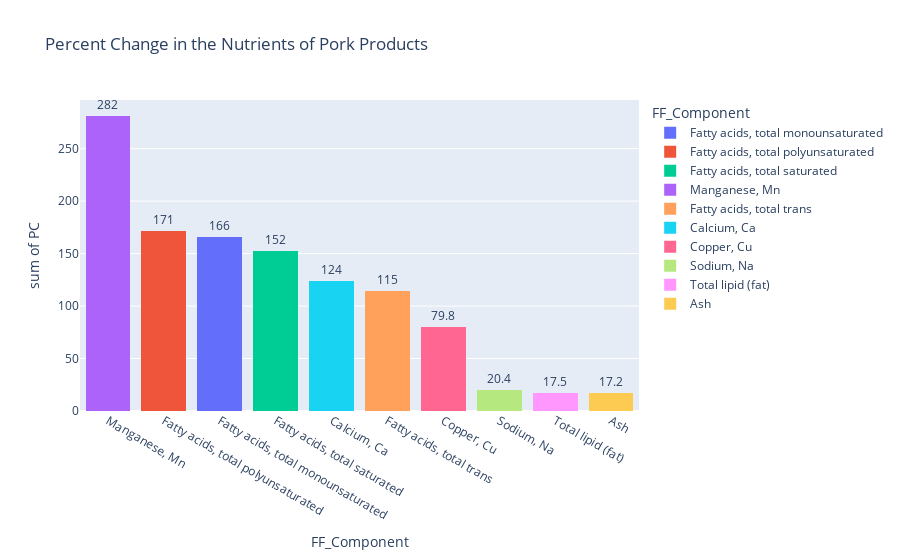

The cell this chart's notebook holds for it:
### Markdown cell above
# Pork Products

### Code cell
# Fruits and Fruit Juices
import pandas as pd
import plotly.express as px
csv = pd.read_csv('FF_SR_ data.csv')
df = csv[['food_category_id','FF Food description','FF_Component','SR Mean per 100g','FF Mean per 100g']]
df = df[df['FF_Component'].str.contains('SFA') == False]
df["PC"] = abs((df["FF Mean per 100g"]-df["SR Mean per 100g"])/(df["SR Mean per 100g"])) * 100
PORK = df[df['food_category_id'] == 10]
PORK = PORK.sort_values(by="PC", ascending=False)
PORK = PORK[PORK['PC'] != 0]
PORK = PORK[PORK['SR Mean per 100g'] != 0]
topten = PORK[0:22]
fig = px.histogram(topten, y='PC', x='FF_Component', title='Percent Change in the Nutrients of Pork Products',text_auto='.3s', color = 'FF_Component')
fig.update_traces(textfont_size=12, textangle=0, textposition="outside", cliponaxis=False)
fig.update_layout(barmode='stack', xaxis={'categoryorder':'total descending'})
fig.show()

### Figure 1 — Plotly figure (JSON) as saved in the notebook; plotly's stock layout.template omitted (floating-point values rounded to 4 significant figures)
{"data": [{"alignmentgroup": "True", "bingroup": "x", "cliponaxis": false, "histfunc": "sum", "hovertemplate": "FF_Component=%{x}<br>sum of PC=%{y}<extra></extra>", "legendgroup": "Fatty acids, total monounsaturated", "marker": {"color": "#636efa", "pattern": {"shape": ""}}, "name": "Fatty acids, total monounsaturated", "offsetgroup": "Fatty acids, total monounsaturated", "orientation": "v", "showlegend": true, "textangle": 0, "textfont": {"size": 12}, "textposition": "outside", "texttemplate": "%{value:.3s}", "type": "histogram", "x": ["Fatty acids, total monounsaturated", "Fatty acids, total monounsaturated", "Fatty acids, total monounsaturated"], "xaxis": "x", "y": [112.0, 36.35, 17.62], "yaxis": "y"}, {"alignmentgroup": "True", "bingroup": "x", "cliponaxis": false, "histfunc": "sum", "hovertemplate": "FF_Component=%{x}<br>sum of PC=%{y}<extra></extra>", "legendgroup": "Fatty acids, total polyunsaturated", "marker": {"color": "#EF553B", "pattern": {"shape": ""}}, "name": "Fatty acids, total polyunsaturated", "offsetgroup": "Fatty acids, total polyunsaturated", "orientation": "v", "showlegend": true, "textangle": 0, "textfont": {"size": 12}, "textposition": "outside", "texttemplate": "%{value:.3s}", "type": "histogram", "x": ["Fatty acids, total polyunsaturated", "Fatty acids, total polyunsaturated", "Fatty acids, total polyunsaturated"], "xaxis": "x", "y": [111.8, 33.66, 25.71], "yaxis": "y"}, {"alignmentgroup": "True", "bingroup": "x", "cliponaxis": false, "histfunc": "sum", "hovertemplate": "FF_Component=%{x}<br>sum of PC=%{y}<extra></extra>", "legendgroup": "Fatty acids, total saturated", "marker": {"color": "#00cc96", "pattern": {"shape": ""}}, "name": "Fatty acids, total saturated", "offsetgroup": "Fatty acids, total saturated", "orientation": "v", "showlegend": true, "textangle": 0, "textfont": {"size": 12}, "textposition": "outside", "texttemplate": "%{value:.3s}", "type": "histogram", "x": ["Fatty acids, total saturated", "Fatty acids, total saturated", "Fatty acids, total saturated"], "xaxis": "x", "y": [105.6, 26.65, 20.17], "yaxis": "y"}, {"alignmentgroup": "True", "bingroup": "x", "cliponaxis": false, "histfunc": "sum", "hovertemplate": "FF_Component=%{x}<br>sum of PC=%{y}<extra></extra>", "legendgroup": "Manganese, Mn", "marker": {"color": "#ab63fa", "pattern": {"shape": ""}}, "name": "Manganese, Mn", "offsetgroup": "Manganese, Mn", "orientation": "v", "showlegend": true, "textangle": 0, "textfont": {"size": 12}, "textposition": "outside", "texttemplate": "%{value:.3s}", "type": "histogram", "x": ["Manganese, Mn", "Manganese, Mn", "Manganese, Mn"], "xaxis": "x", "y": [100, 100, 81.51], "yaxis": "y"}, {"alignmentgroup": "True", "bingroup": "x", "cliponaxis": false, "histfunc": "sum", "hovertemplate": "FF_Component=%{x}<br>sum of PC=%{y}<extra></extra>", "legendgroup": "Fatty acids, total trans", "marker": {"color": "#FFA15A", "pattern": {"shape": ""}}, "name": "Fatty acids, total trans", "offsetgroup": "Fatty acids, total trans", "orientation": "v", "showlegend": true, "textangle": 0, "textfont": {"size": 12}, "textposition": "outside", "texttemplate": "%{value:.3s}", "type": "histogram", "x": ["Fatty acids, total trans", "Fatty acids, total trans"], "xaxis": "x", "y": [72.22, 42.5], "yaxis": "y"}, {"alignmentgroup": "True", "bingroup": "x", "cliponaxis": false, "histfunc": "sum", "hovertemplate": "FF_Component=%{x}<br>sum of PC=%{y}<extra></extra>", "legendgroup": "Calcium, Ca", "marker": {"color": "#19d3f3", "pattern": {"shape": ""}}, "name": "Calcium, Ca", "offsetgroup": "Calcium, Ca", "orientation": "v", "showlegend": true, "textangle": 0, "textfont": {"size": 12}, "textposition": "outside", "texttemplate": "%{value:.3s}", "type": "histogram", "x": ["Calcium, Ca", "Calcium, Ca", "Calcium, Ca"], "xaxis": "x", "y": [58.16, 41.27, 24.53], "yaxis": "y"}, {"alignmentgroup": "True", "bingroup": "x", "cliponaxis": false, "histfunc": "sum", "hovertemplate": "FF_Component=%{x}<br>sum of PC=%{y}<extra></extra>", "legendgroup": "Copper, Cu", "marker": {"color": "#FF6692", "pattern": {"shape": ""}}, "name": "Copper, Cu", "offsetgroup": "Copper, Cu", "orientation": "v", "showlegend": true, "textangle": 0, "textfont": {"size": 12}, "textposition": "outside", "texttemplate": "%{value:.3s}", "type": "histogram", "x": ["Copper, Cu", "Copper, Cu"], "xaxis": "x", "y": [48.0, 31.79], "yaxis": "y"}, {"alignmentgroup": "True", "bingroup": "x", "cliponaxis": false, "histfunc": "sum", "hovertemplate": "FF_Component=%{x}<br>sum of PC=%{y}<extra></extra>", "legendgroup": "Sodium, Na", "marker": {"color": "#B6E880", "pattern": {"shape": ""}}, "name": "Sodium, Na", "offsetgroup": "Sodium, Na", "orientation": "v", "showlegend": true, "textangle": 0, "textfont": {"size": 12}, "textposition": "outside", "texttemplate": "%{value:.3s}", "type": "histogram", "x": ["Sodium, Na"], "xaxis": "x", "y": [20.4], "yaxis": "y"}, {"alignmentgroup": "True", "bingroup": "x", "cliponaxis": false, "histfunc": "sum", "hovertemplate": "FF_Component=%{x}<br>sum of PC=%{y}<extra></extra>", "legendgroup": "Total lipid (fat)", "marker": {"color": "#FF97FF", "pattern": {"shape": ""}}, "name": "Total lipid (fat)", "offsetgroup": "Total lipid (fat)", "orientation": "v", "showlegend": true, "textangle": 0, "textfont": {"size": 12}, "textposition": "outside", "texttemplate": "%{value:.3s}", "type": "histogram", "x": ["Total lipid (fat)"], "xaxis": "x", "y": [17.46], "yaxis": "y"}, {"alignmentgroup": "True", "bingroup": "x", "cliponaxis": false, "histfunc": "sum", "hovertemplate": "FF_Component=%{x}<br>sum of PC=%{y}<extra></extra>", "legendgroup": "Ash", "marker": {"color": "#FECB52", "pattern": {"shape": ""}}, "name": "Ash", "offsetgroup": "Ash", "orientation": "v", "showlegend": true, "textangle": 0, "textfont": {"size": 12}, "textposition": "outside", "texttemplate": "%{value:.3s}", "type": "histogram", "x": ["Ash"], "xaxis": "x", "y": [17.23], "yaxis": "y"}], "layout": {"barmode": "stack", "legend": {"title": {"text": "FF_Component"}, "tracegroupgap": 0}, "title": {"text": "Percent Change in the Nutrients of Pork Products"}, "xaxis": {"anchor": "y", "categoryarray": ["Fatty acids, total monounsaturated", "Fatty acids, total polyunsaturated", "Fatty acids, total saturated", "Manganese, Mn", "Fatty acids, total trans", "Calcium, Ca", "Copper, Cu", "Sodium, Na", "Total lipid (fat)", "Ash"], "categoryorder": "total descending", "domain": [0, 1], "title": {"text": "FF_Component"}}, "yaxis": {"anchor": "x", "domain": [0, 1], "title": {"text": "sum of PC"}}}}
